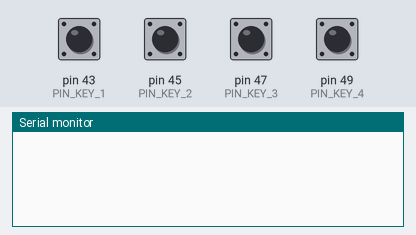
Bench run of a sketch on a simulated Arduino Mega 2560, built with avr-gcc and run on an emulated ATmega2560. Shown: the last lines printed to the serial monitor. The test bench sets the inputs (shaded band); at power-on: pin 43 (PIN_KEY_1), pin 45 (PIN_KEY_2), pin 47 (PIN_KEY_3), pin 49 (PIN_KEY_4) HIGH.

Above: at 1.2 s.
1.3 s: pin 43 (PIN_KEY_1) pulled LOW for 0.15 s
At 2.5 s:
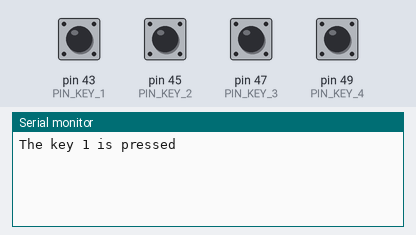
2.9 s: pin 45 (PIN_KEY_2) pulled LOW for 0.15 s
At 3.7 s:
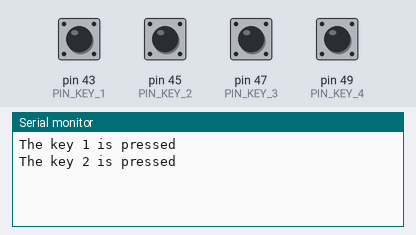
4.5 s: pin 47 (PIN_KEY_3) pulled LOW for 0.15 s
At 5.0 s:
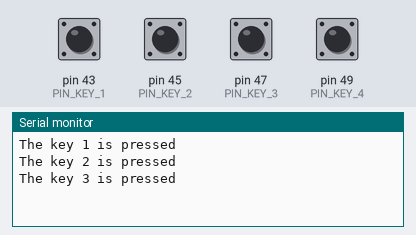
6.1 s: pin 49 (PIN_KEY_4) pulled LOW for 0.15 s
At 7.3 s:
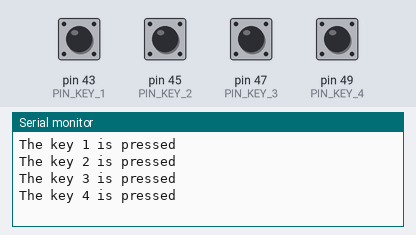
Timing chart, 0 to 8.7 s (numbered marks = the images above; inputs shaded):
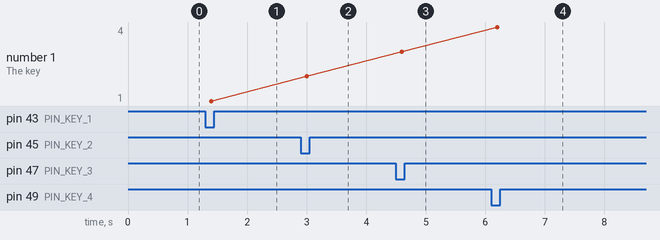

The sketch:

Button.ino
```cpp
#include <ezButton.h>

#define KEY_NUM 4  // the number of keys

#define PIN_KEY_1 43  // GPIO26 connected to the key 1
#define PIN_KEY_2 45  // GPIO25 connected to the key 2
#define PIN_KEY_3 47  // GPIO14 connected to the key 3
#define PIN_KEY_4 49  // GPIO27 connected to the key 4

ezButton keypad_1x4[] = {
  ezButton(PIN_KEY_1),
  ezButton(PIN_KEY_2),
  ezButton(PIN_KEY_3),
  ezButton(PIN_KEY_4)
};

void setup() {
  Serial.begin(9600);

  for (byte i = 0; i < KEY_NUM; i++) {
    keypad_1x4[i].setDebounceTime(100);  // set debounce time to 100 milliseconds
  }
}

void loop() {
  //Identified the key pressed
  int key = getKeyPressed();
  if (key) {
    Serial.print("The key ");
    Serial.print(key);
    Serial.println(" is pressed");
  }
}

int getKeyPressed() {
  for (byte i = 0; i < KEY_NUM; i++)
    keypad_1x4[i].loop();  // call the loop() function

  for (byte i = 0; i < KEY_NUM; i++) {
    // get key state after debounce
    int key_state = keypad_1x4[i].getState();  // state after debounce

    if (keypad_1x4[i].isPressed())
      return (i + 1);
  }

  return 0;
}
```

Measured:
- after the input at 1.3 s, the serial monitor: prints a new line after 0.10 s (image 1)
- after the input at 2.9 s, the serial monitor: prints a new line after 0.10 s (image 2)
- after the input at 4.5 s, the serial monitor: prints a new line after 0.10 s (image 3)
- after the input at 6.1 s, the serial monitor: prints a new line after 0.10 s (image 4)
- plotted number 1: 1 → 2 after the input at 2.9 s, 2 → 3 after the input at 4.5 s, 3 → 4 after the input at 6.1 s
